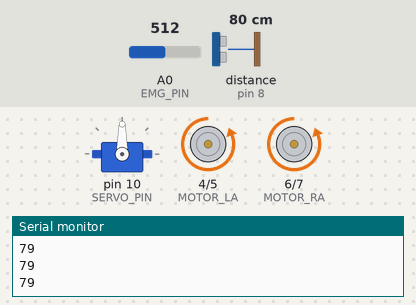
Bench run of a sketch on a simulated Arduino Uno, built with avr-gcc and run on an emulated ATmega328P. Shown: servo, motor-driver pin pairs drawn as motors (green arrow = first pin HIGH = forward, orange = second pin HIGH = backward, longer = more drive), the last lines printed to the serial monitor. Wiring (inferred from the names in the program): ultrasonic range finder: trigger pin 9; echo pin 8. The inputs (shaded band) are chosen by the test bench; at power-on: distance to the obstacle (sensor on pin 8) 80 cm, A0 (EMG_PIN) = 512. The echo pulse lasts 58.3 µs per cm.

Above: at 1.2 s.
1.3 s: distance to the obstacle (sensor on pin 8) set to 12 cm
2.8 s: distance to the obstacle (sensor on pin 8) set to 9 cm
At 3.4 s:
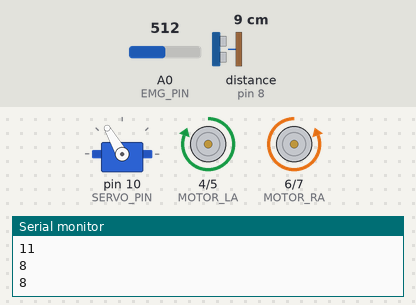
5.8 s: A0 (EMG_PIN) set to 522
At 6.6 s:
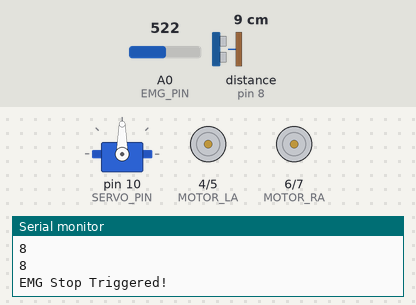
7.3 s: A0 (EMG_PIN) set to 511
At 8.9 s:
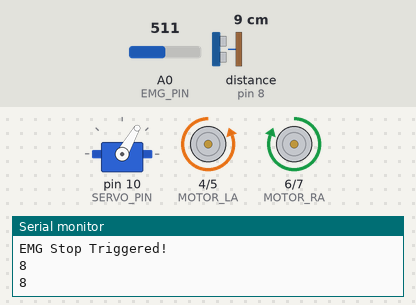
10.3 s: A0 (EMG_PIN) set to 716
At 11.8 s:
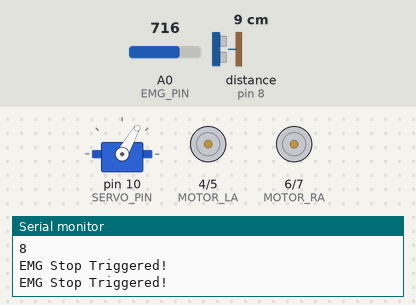
12.1 s: A0 (EMG_PIN) set to 502
At 12.87 s:
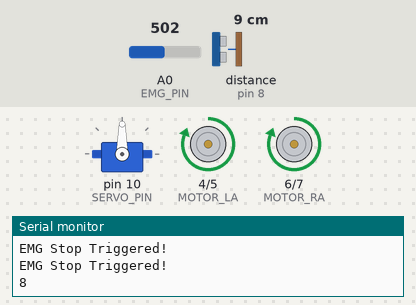
Timing chart, 0 to 16.1 s (numbered marks = the images above; inputs shaded):
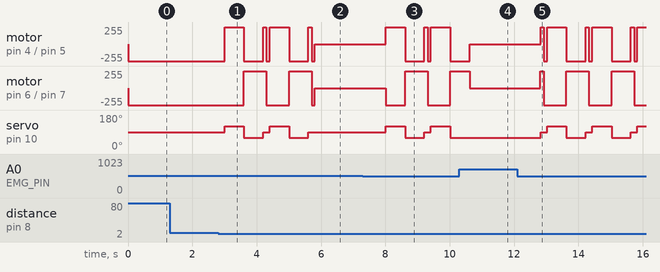

The sketch:

emg_car.ino
```cpp
#include <Servo.h>

// Pin Definitions
#define TRIG_PIN 9
#define ECHO_PIN 8
#define MOTOR_LA 4
#define MOTOR_LB 5
#define MOTOR_RA 6
#define MOTOR_RB 7
#define SERVO_PIN 10
#define EMG_PIN A0  // Analog input pin that is connected to EMG OUT

// Constants for operation
const float SOUND_VELOCITY = 58.2;  // Speed of sound divided by 2, in microseconds per cm

// Servo and Ultrasonic sensor setup
Servo myServo;
long duration, distance;
int emgValue = 0;

// Q-Learning parameters
const int stateCount = 3;  // Example: 3 states (0: far, 1: near, 2: very near)
const int actionCount = 4;  // Actions (0: forward, 1: left, 2: right, 3: stop)
float Q[stateCount][actionCount];  // Q-table
float learningRate = 0.1;
float discountFactor = 0.95;
int currentState, newState;

void setup() {
  Serial.begin(9600);
  pinMode(MOTOR_LA, OUTPUT);
  pinMode(MOTOR_LB, OUTPUT);
  pinMode(MOTOR_RA, OUTPUT);
  pinMode(MOTOR_RB, OUTPUT);
  pinMode(TRIG_PIN, OUTPUT);
  pinMode(ECHO_PIN, INPUT);
  pinMode(EMG_PIN, INPUT);
  myServo.attach(SERVO_PIN);
  initializeQTable();  // Initialize Q-table for Q-learning
}

void loop() {
  emgValue = analogRead(EMG_PIN);  // Read the muscle activity level
  if (emgValue > 512) {  // EMG threshold for triggering emergency stop
    executeEmergencyStop();
  } else {
    measureDistance();
    makeDecision();
  }
  delay(100);
}

void initializeQTable() {
  for (int i = 0; i < stateCount; i++) {
    for (int j = 0; j < actionCount; j++) {
      Q[i][j] = 0.0;  // Initial values in Q-table are set to 0
    }
  }
}

void measureDistance() {
  digitalWrite(TRIG_PIN, LOW);
  delayMicroseconds(2);
  digitalWrite(TRIG_PIN, HIGH);
  delayMicroseconds(10);
  digitalWrite(TRIG_PIN, LOW);

  duration = pulseIn(ECHO_PIN, HIGH);
  distance = duration / SOUND_VELOCITY;
  Serial.println(distance);
  updateState();
}

void updateState() {
  if (distance > 20) currentState = 0;
  else if (distance > 10) currentState = 1;
  else currentState = 2;
}

void makeDecision() {
  int action = chooseAction(currentState);
  performAction(action);
  updateQTable(currentState, action, computeReward(), currentState);  // Immediate feedback assumption
}

int chooseAction(int state) {
  int bestAction = 0;
  float bestValue = Q[state][0];
  for (int i = 1; i < actionCount; i++) {
    if (Q[state][i] > bestValue) {
      bestAction = i;
      bestValue = Q[state][i];
    }
  }
  return bestAction;
}

void updateQTable(int s, int a, int reward, int new_s) {
  float maxQ = 0;
  for (int i = 0; i < actionCount; i++) {
    if (Q[new_s][i] > maxQ) maxQ = Q[new_s][i];
  }
  Q[s][a] += learningRate * (reward + discountFactor * maxQ - Q[s][a]);
}

int computeReward() {
  // Simplistic reward function
  if (distance > 15) return 1;  // Reward for maintaining a safe distance
  else if (distance < 10) return -1;  // Penalty for getting too close
  return 0;  // Neutral reward
}

void performAction(int action) {
  switch (action) {
    case 0: moveForward(); break;
    case 1: turnLeft(); break;
    case 2: turnRight(); break;
    case 3: moveBackwards();break;
    case 4: stopMotors(); break;
  }
}

void executeEmergencyStop() {
  stopMotors();
  Serial.println("EMG Stop Triggered!");
  delay(1000);  // Delay to ensure the stop is noticed
}

void moveForward() {
    myServo.write(90);
    digitalWrite(MOTOR_RB, HIGH);       // Move Forward
    digitalWrite(MOTOR_RA, LOW);
    digitalWrite(MOTOR_LB, HIGH);
    digitalWrite(MOTOR_LA, LOW);
}

void moveBackwards()
{
    myServo.write(90);
    digitalWrite(MOTOR_RB, LOW);       // Move Backward
    digitalWrite(MOTOR_RA, HIGH);
    digitalWrite(MOTOR_LB, LOW);
    digitalWrite(MOTOR_LA, HIGH);
}

void turnRight() {
  myServo.write(60);  // Slightly turn the servo for a gentle turn
  digitalWrite(MOTOR_RA, HIGH);
  digitalWrite(MOTOR_RB, LOW);
  digitalWrite(MOTOR_LA, LOW);
  digitalWrite(MOTOR_LB, HIGH);
  delay(500);  // Delay for the turn to take effect
}

void turnLeft() {
  myServo.write(120);  // Slightly turn the servo for a gentle turn
  digitalWrite(MOTOR_RA, LOW);
  digitalWrite(MOTOR_RB, HIGH);
  digitalWrite(MOTOR_LA, HIGH);
  digitalWrite(MOTOR_LB, LOW);
  delay(500);  // Delay for the turn to take effect
}

void stopMotors() {
  digitalWrite(MOTOR_RA, LOW);
  digitalWrite(MOTOR_RB, LOW);
  digitalWrite(MOTOR_LA, LOW);
  digitalWrite(MOTOR_LB, LOW);
}
```

Measured:
- the behaviour switches between 11 and 10 cm on distance to the obstacle (sensor on pin 8) (found by bisection; images 0 and 1)
- the behaviour switches between 512 and 513 on A0 (EMG_PIN) (found by bisection; images 1 and 2)
- after the input at 5.8 s, servo on pin 10 (SERVO_PIN): stays 90° (without the input it goes to 120° after 0.01 s)
- after the input at 10.3 s, servo on pin 10 (SERVO_PIN): stays 60° (without the input it goes to 90° after 0.32 s)
